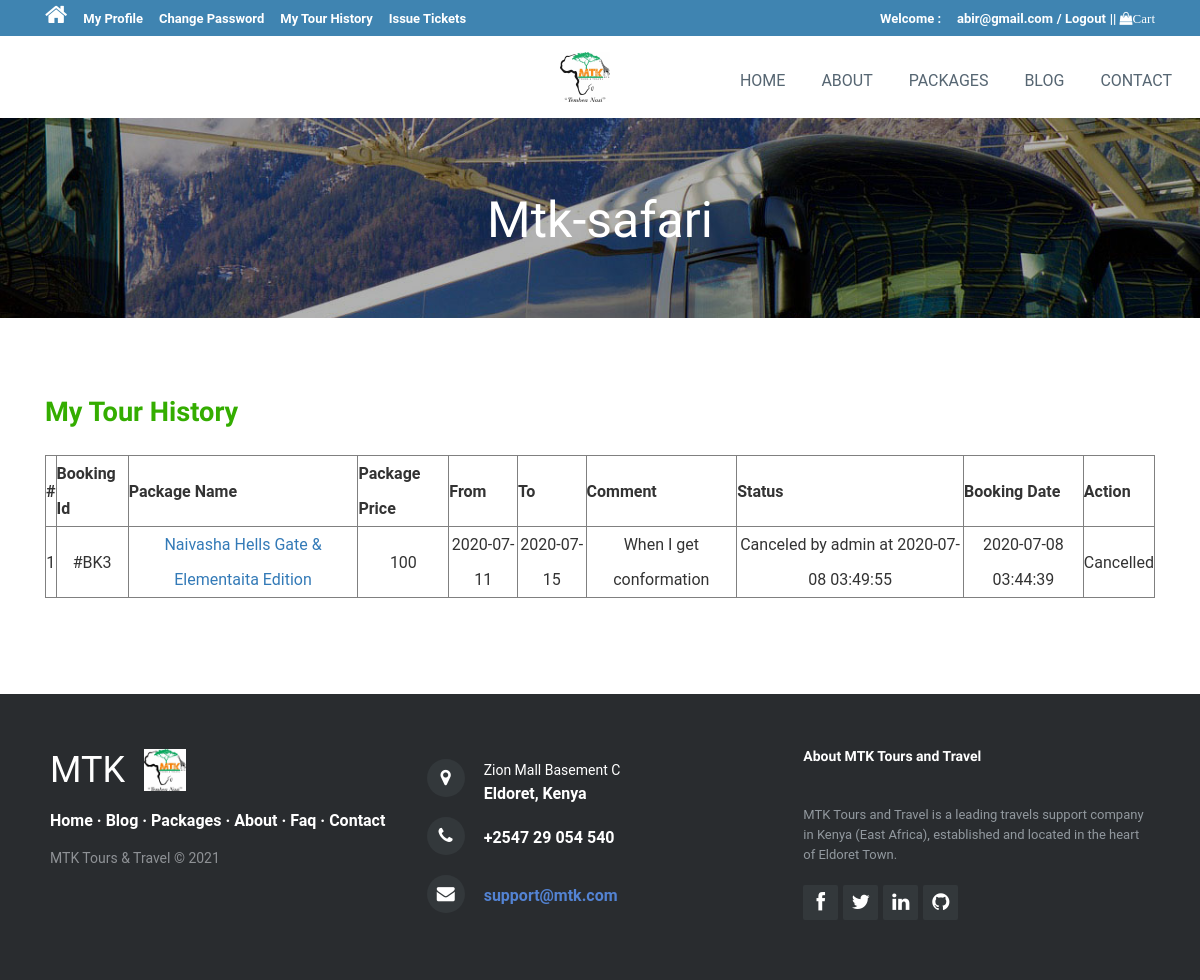
Page /tour-history.php (signed in) on the committed database.
### tables this page shows
CREATE TABLE `tblbooking` (
  `BookingId` int(11) NOT NULL,
  `PackageId` int(11) DEFAULT NULL,
  `PackagePrice` int(11) DEFAULT NULL,
  `UserEmail` varchar(100) DEFAULT NULL,
  `FromDate` varchar(100) DEFAULT NULL,
  `ToDate` varchar(100) DEFAULT NULL,
  `Comment` mediumtext DEFAULT NULL,
  `RegDate` timestamp NULL DEFAULT current_timestamp(),
  `status` int(11) DEFAULT NULL,
  `CancelledBy` varchar(5) DEFAULT NULL,
  `UpdationDate` timestamp NULL DEFAULT NULL ON UPDATE current_timestamp()
);

CREATE TABLE `tbltourpackages` (
  `PackageId` int(11) NOT NULL,
  `PackageName` varchar(200) DEFAULT NULL,
  `PackageType` varchar(150) DEFAULT NULL,
  `PackageLocation` varchar(100) DEFAULT NULL,
  `PackagePrice` int(11) DEFAULT NULL,
  `PackageFetures` varchar(255) DEFAULT NULL,
  `PackageDetails` mediumtext DEFAULT NULL,
  `PackageImage` varchar(100) DEFAULT NULL,
  `Creationdate` timestamp NULL DEFAULT current_timestamp(),
  `UpdationDate` timestamp NULL DEFAULT NULL ON UPDATE current_timestamp()
);

### tour-history.php (the view, shortened to what this page needs)
<?php
include('includes/config.php');
if(strlen($_SESSION['login'])==0)
	{
header('location:index.php');
}
else{
?>
<!DOCTYPE HTML>
<html>
<head>
<?php include('includes/links.php');?>
<link href="css/animate.css" rel="stylesheet" type="text/css" media="all">
</head>
<body>
<div class="top-header">
<?php include('includes/header.php');?>
<div class="banner-1 ">
	<div class="container">
		<h1 class="wow zoomIn animated animated" data-wow-delay=".5s" style="visibility: visible; animation-delay: 0.5s; animation-name: zoomIn;">Mtk-safari</h1>
	</div>
</div>
<div class="privacy">
	<div class="container">
		<h3 class="wow fadeInDown animated animated" data-wow-delay=".5s" style="visibility: visible; animation-delay: 0.5s; animation-name: fadeInDown;">My Tour History</h3>
		<form name="chngpwd" method="post" onSubmit="return valid();">
	<p>
	<table border="1" width="100%">
<tr align="center">
<th>#</th>
<th>Booking Id</th>
<th>Package Name</th>
<th>Package Price</th>
<th>From</th>
<th>To</th>
<th>Comment</th>
<th>Status</th>
<th>Booking Date</th>
<th>Action</th>
</tr>
<?php
$uemail=$_SESSION['login'];;
$sql = "SELECT tblbooking.BookingId as bookid,tblbooking.PackageId as pkgid,tblbooking.PackagePrice as pkgPrice,tbltourpackages.PackageName as packagename,tblbooking.FromDate as fromdate,tblbooking.ToDate as todate,tblbooking.Comment as comment,tblbooking.status as status,tblbooking.RegDate as regdate,tblbooking.CancelledBy as cancelby,tblbooking.UpdationDate as upddate from tblbooking join tbltourpackages on tbltourpackages.PackageId=tblbooking.PackageId where UserEmail=:uemail";
$query = $dbh->prepare($sql);
$query -> bindParam(':uemail', $uemail, PDO::PARAM_STR);
$query->execute();
$results=$query->fetchAll(PDO::FETCH_OBJ);
$cnt=1;
if($query->rowCount() > 0)
{
foreach($results as $result)
{	?>
<tr align="center">
<td><?php echo htmlentities($cnt);?></td>
<td>#BK<?php echo htmlentities($result->bookid);?></td>
<td><a href="package-details.php?pkgid=<?php echo htmlentities($result->pkgid);?>"><?php echo htmlentities($result->packagename);?></a></td>
<td><?php echo htmlentities($result->pkgPrice);?></td>
<td><?php echo htmlentities($result->fromdate);?></td>
<td><?php echo htmlentities($result->todate);?></td>
<td><?php echo htmlentities($result->comment);?></td>
<td><?php if($result->status==0)
{
echo "Pending";
}
if($result->status==2 and $result->cancelby=='a')
{
echo "Canceled by admin at " .$result->upddate;
}
?></td>
<td><?php echo htmlentities($result->regdate);?></td>
<?php if($result->status==2)
{
	?><td>Cancelled</td>
<?php } else {?>
<td><a href="tour-history.php?bkid=<?php echo htmlentities($result->bookid);?>" onclick="return confirm('Do you really want to cancel booking')" >Cancel</a></td>
<?php }?>
</tr>
<?php $cnt=$cnt+1; }} ?>
	</table>
			</p>
			</form>
	</div>
</div>
<?php include('includes/footer.php');?>
</body>
</html>
<?php } ?>

### assets/css/responsive-blog-card-slider.css (style rules this page uses)
* { box-sizing: border-box; }
:root { --swiper-theme-color: #007aff; }
:root { --swiper-navigation-size: 44px; }

### assets/css/Single-Page-Contact-Us-Form.css (style rules this page uses)
* { font-family: 'Raleway', sans-serif; }

### assets/css/styles.css (style rules this page uses)
body { background: rgb(201,232,221); }

### assets/css/Swipe-Slider-9.css (style rules this page uses)
.animated { -webkit-animation-duration: 1s; animation-duration: 1s; -webkit-animation-fill-mode: both; animation-fill-mode: both; }
.fadeInDown { -webkit-animation-name: fadeInDown; animation-name: fadeInDown; }
.zoomIn { -webkit-animation-name: zoomIn; animation-name: zoomIn; }

### css/style.css (style rules this page uses)
html, body { font-size: 100%; background: #fff; font-family: 'Open Sans', sans-serif; }
body a,.grid_1,plan_1,plan_1.one,plan_1.two,i.icon1, i.icon2, i.icon3, i.icon4, i.icon5, i.icon6 { transition:0.5s all; -webkit-transition:0.5s all; -moz-transition:0.5s all; -o-transition:0.5s all; -ms-transition:0.5s all; }
h1,h2,h3,h4,h5,h6 { margin:0; font-family: 'Roboto Condensed', sans-serif; }
p { margin:0; }
.top-header { background-color: #3F84B1; border-bottom: 0 none; height: 36px; line-height: 35px; }
.banner-1 { background: url(../images/3.jpg)no-repeat; background-size: cover; -webkit-background-size: cover; -o-background-size: cover; -ms-background-size: cover; -moz-background-size: cover; min-height:200px; }
.banner-1 h1 { font-size: 50px; margin-bottom: 40px; padding: 1.5em 0 0; text-align: center; color: #ffffff; }
.privacy h3 { color: #34AD00; font-size: 1.7em; font-weight: 700; margin-bottom: 1em; }
.privacy { padding: 5em 0; }
.privacy p { font-size: 1em; line-height: 1.8em; color: #999; margin: 1em 0; }

### assets/css/Faq-by-pomdre.css (style rules this page uses)
* { font-family: roboto; }

### rows in the picture
tblbooking: BookingId "3", PackageId.PackageName "Naivasha Hells Gate & Elementaita Edition", PackagePrice "100", FromDate "2020-07-11", ToDate "2020-07-15", Comment "When I get conformation", UpdationDate "2020-07-08 03:49:55", RegDate "2020-07-08 03:44:39", status "Cancelled"

### other values in the picture
$_SESSION['login'] "abir@gmail.com"
